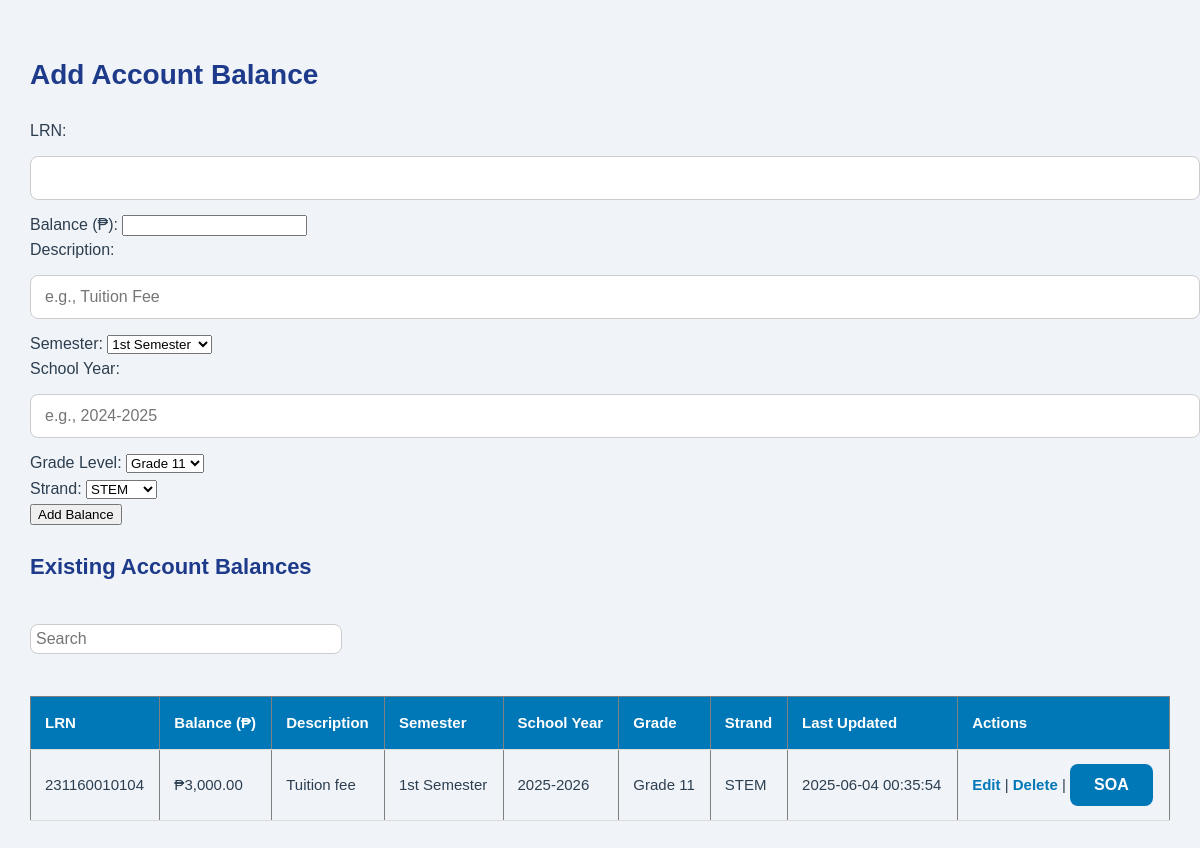
The page /balance.php on the database as committed earlier.
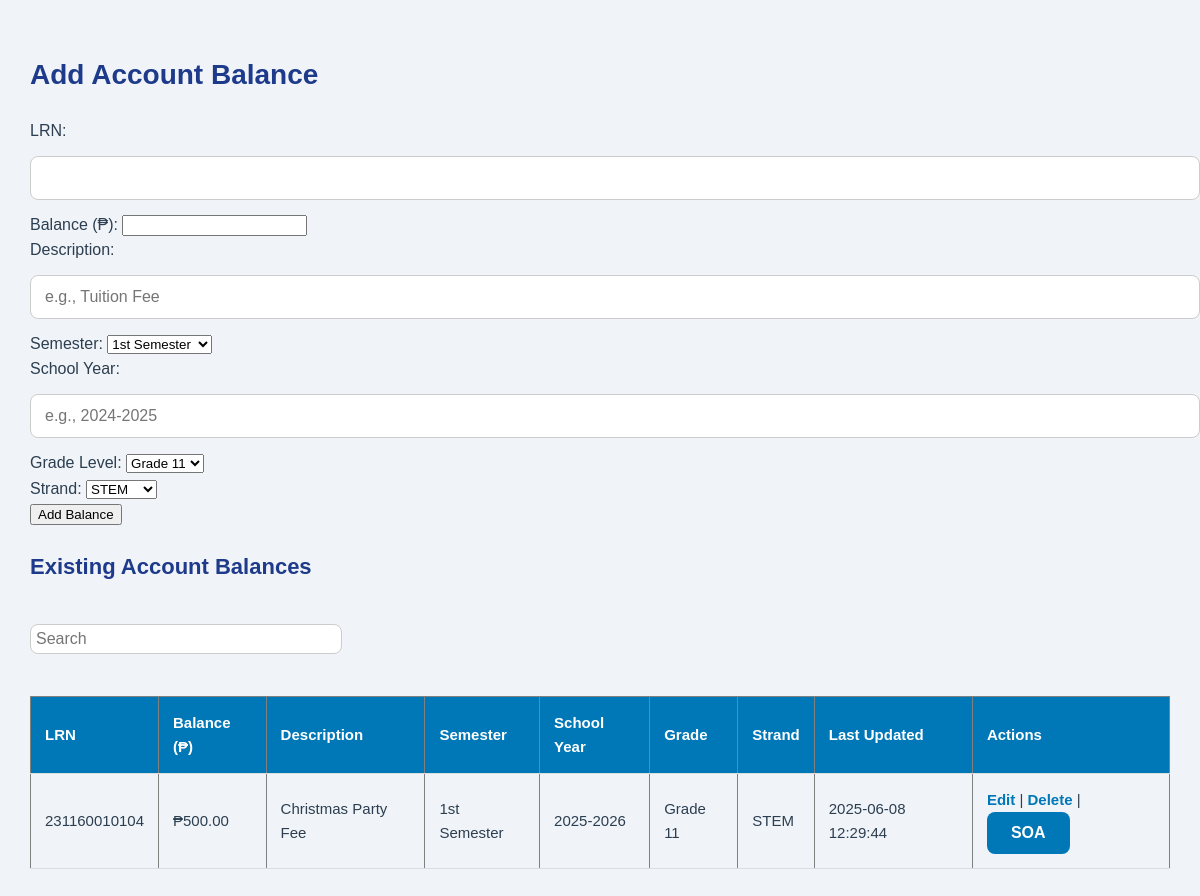
The same page on the database as committed later.
### tables this page shows
CREATE TABLE `account_balance` (
  `id` int(11) NOT NULL,
  `student_id` bigint(50) NOT NULL,
  `balance` varchar(50) NOT NULL,
  `description` varchar(255) DEFAULT NULL,
  `semester` varchar(50) DEFAULT NULL,
  `school_year` varchar(20) DEFAULT NULL,
  `grade_level` varchar(10) DEFAULT NULL,
  `strand` varchar(50) DEFAULT NULL,
  `date_updated` datetime DEFAULT current_timestamp() ON UPDATE current_timestamp()
);

### balance.php (the view, shortened to what this page needs)
<?php
include 'db.php';
?>
<!DOCTYPE html>
<html lang="en">
<head>
    <link rel="stylesheet" href="css/admin.css">
</head>
<body>
<h2>Add Account Balance</h2>
<form method="POST" action="balance.php">
    LRN: <input type="text" name="student_id" required><br>
    Balance (₱): <input type="number" step="0.01" name="balance" required><br>
    Description: <input type="text" name="description" placeholder="e.g., Tuition Fee" required><br>
    Semester:
    <select name="semester" required>
        <option value="1st Semester">1st Semester</option>
    </select><br>
    School Year: <input type="text" name="school_year" placeholder="e.g., 2024-2025" required><br>
    Grade Level:
    <select name="grade_level" required>
        <option value="Grade 11">Grade 11</option>
    </select><br>
    Strand:
    <select name="strand" required>
        <option value="STEM">STEM</option>
    </select><br>
    <input type="submit" value="Add Balance">
</form>
<h3>Existing Account Balances</h3>
<input type="text" id="searchInput" placeholder="Search" style="margin-top: 20px; padding: 5px; width: 300px;">
<table border="1" cellpadding="5">
<tr>
    <th>LRN</th>
    <th>Balance (₱)</th>
    <th>Description</th>
    <th>Semester</th>
    <th>School Year</th>
    <th>Grade</th>
    <th>Strand</th>
    <th>Last Updated</th>
    <th>Actions</th>
</tr>
<?php
$result = $conn->query("SELECT * FROM account_balance");
while ($row = $result->fetch_assoc()) {
    $student_id = htmlspecialchars($row['student_id']);
    $balance = number_format($row['balance'], 2);
    $balance_raw = htmlspecialchars($row['balance']);
    $description = htmlspecialchars($row['description']);
    $semester = htmlspecialchars($row['semester']);
    $school_year = htmlspecialchars($row['school_year']);
    $grade_level = htmlspecialchars($row['grade_level']);
    $strand = htmlspecialchars($row['strand']);
    $date_updated = htmlspecialchars($row['date_updated']);
    echo "<tr>
        <td>{$student_id}</td>
        <td>₱{$balance}</td>
        <td>{$description}</td>
        <td>{$semester}</td>
        <td>{$school_year}</td>
        <td>{$grade_level}</td>
        <td>{$strand}</td>
        <td>{$date_updated}</td>
        <td>
            <a href=\"#\" class=\"edit-balance\" data-id=\"{$student_id}\">Edit</a> |
            <a href='balance.php?delete=" . urlencode($student_id) . "' onclick=\"return confirm('Delete this balance?')\">Delete</a> |
            <button type='button' onclick='generateSOA(\"{$student_id}\", \"{$balance_raw}\", \"{$description}\", \"{$semester}\", \"{$school_year}\", \"{$grade_level}\", \"{$strand}\")'>SOA</button>
        </td>
    </tr>";
}
?>
</table>
</body>
</html>

Rows that differ between the two databases and show on the page:
removed account_balance: student "231160010104", balance "3,000.00", description "Tuition fee", semester "1st Semester", school_year "2025-2026", grade_level "Grade 11", strand "STEM", date_updated "2025-06-04 00:35:54"
added account_balance: student "231160010104", balance "500.00", description "Christmas Party Fee", semester "1st Semester", school_year "2025-2026", grade_level "Grade 11", strand "STEM", date_updated "2025-06-08 12:29:44"
